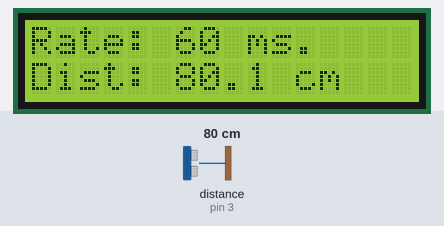
Recording of a sketch running on a simulated Arduino Uno, built with avr-gcc and run on an emulated ATmega328P. Parts: 16×2 character LCD. Wiring (inferred from the names in the program): ultrasonic range finder: trigger pin 4; echo pin 3. The inputs (shaded band) are chosen by the test bench; at power-on: distance to the obstacle (sensor on pin 3) 80 cm. The echo pulse lasts 58.3 µs per cm.

Above: at 1.2 s.
1.3 s: distance to the obstacle (sensor on pin 3) set to 9 cm
At 1.44 s:
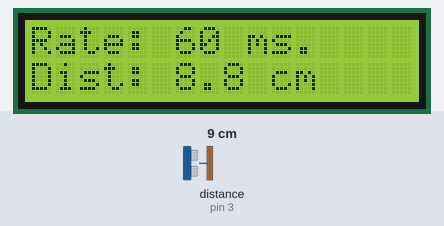
2.8 s: distance to the obstacle (sensor on pin 3) set to 2 cm
At 4.0 s:
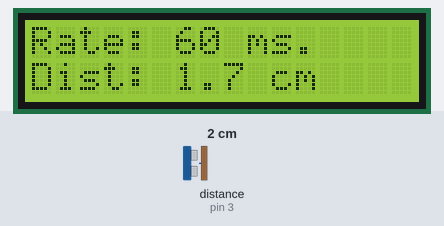
4.3 s: distance to the obstacle (sensor on pin 3) set to 299 cm
At 4.49 s:
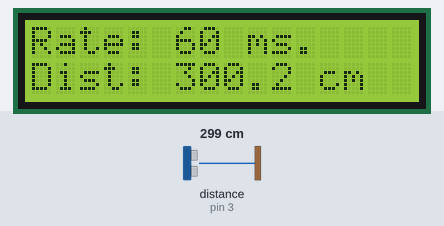

Measured:
- what the display in image 2 shows lasts 0.6 s, from 3.5 s to 4.1 s

The sketch:

Distance_to_the_Obstacle_on_LCD_Screen_Code.ino
```cpp
#include <LiquidCrystal.h>

#define echo_pin 3
#define trigger_pin 4

#define lcd_rs A5
#define lcd_e A4

#define lcd_d4 5
#define lcd_d5 6
#define lcd_d6 7
#define lcd_d7 8

unsigned long lasttrigger = 0;
unsigned long triggerdelay = 60;

volatile unsigned long pulseinbegin;
volatile unsigned long pulseinend;
volatile bool newdistance = false;

double lastdistance = 400.0;

LiquidCrystal lcd(lcd_rs, lcd_e, lcd_d4, lcd_d5, lcd_d6, lcd_d7);

void trigger(){
  digitalWrite(trigger_pin, LOW);
  delayMicroseconds(2);
  digitalWrite(trigger_pin, HIGH);
  delayMicroseconds(10);
  digitalWrite(trigger_pin, LOW);
}

double getdistance(){
  // copy the values with interrupts disabled, so they can't change while being read
  noInterrupts();
  unsigned long duration = pulseinend - pulseinbegin;
  interrupts();

  double distance = duration / 58.0;

  // keep the last valid reading if the object is out of the sensor's range
  if(distance > 400.0)
    return lastdistance;

  lastdistance = distance;
  return distance;
}

void echopinint(){
  if(digitalRead(echo_pin) == HIGH) pulseinbegin = micros();
  else{
    pulseinend = micros();
    newdistance = true;
  }
}

void printdistance(double distance){
  lcd.setCursor(0, 1);
  lcd.print("Dist: ");
  lcd.print(distance, 1);   // one decimal is enough for this sensor
  lcd.print(" cm   ");      // the spaces erase leftover digits from longer values
}

void setup(){
  pinMode(echo_pin, INPUT);
  pinMode(trigger_pin, OUTPUT);

  lcd.begin(16, 2);
  lcd.setCursor(0, 0);
  lcd.print("Rate: ");
  lcd.print(triggerdelay);
  lcd.print(" ms.");

  attachInterrupt(digitalPinToInterrupt(echo_pin), echopinint, CHANGE);
}

void loop(){
  unsigned long timenow = millis();

  if(timenow - lasttrigger > triggerdelay){
    lasttrigger += triggerdelay;
    trigger();
  }

  if(newdistance){
    newdistance = false;
    double distance = getdistance();
    printdistance(distance);
  }
}
```
